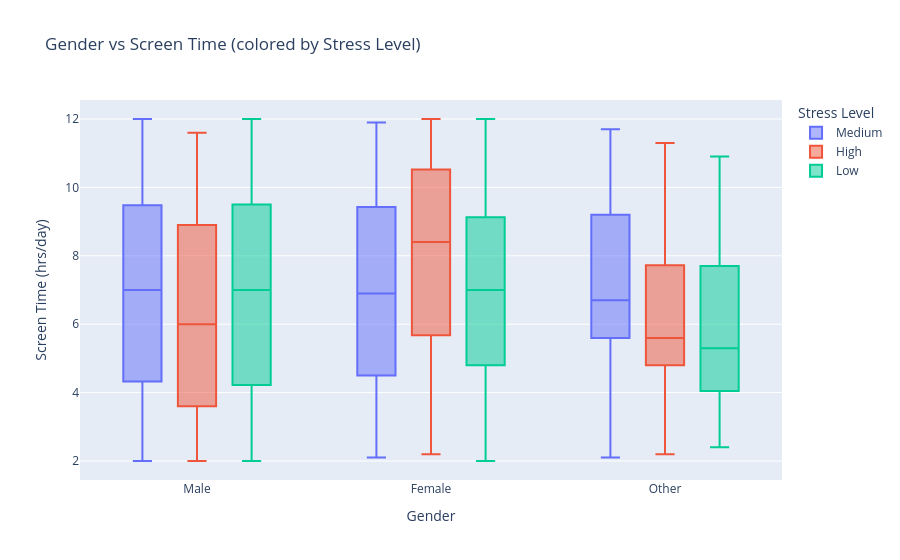
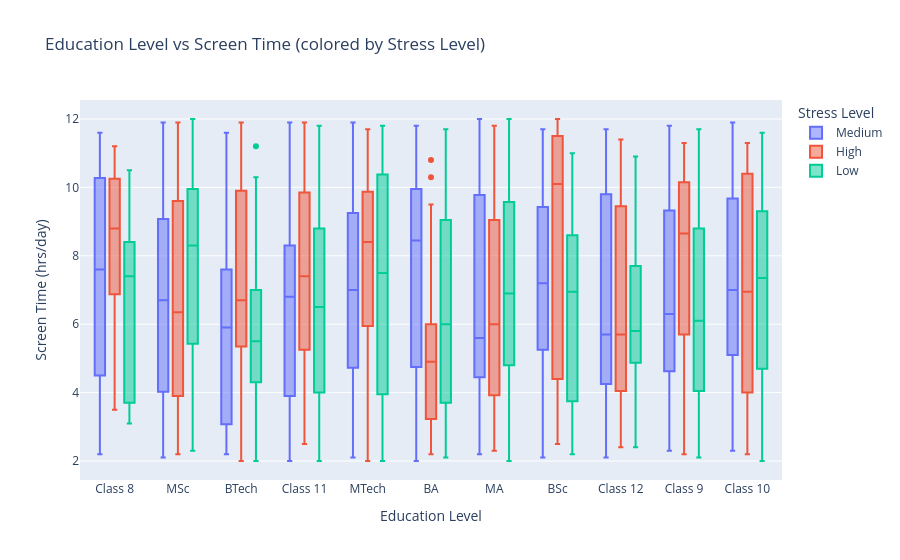
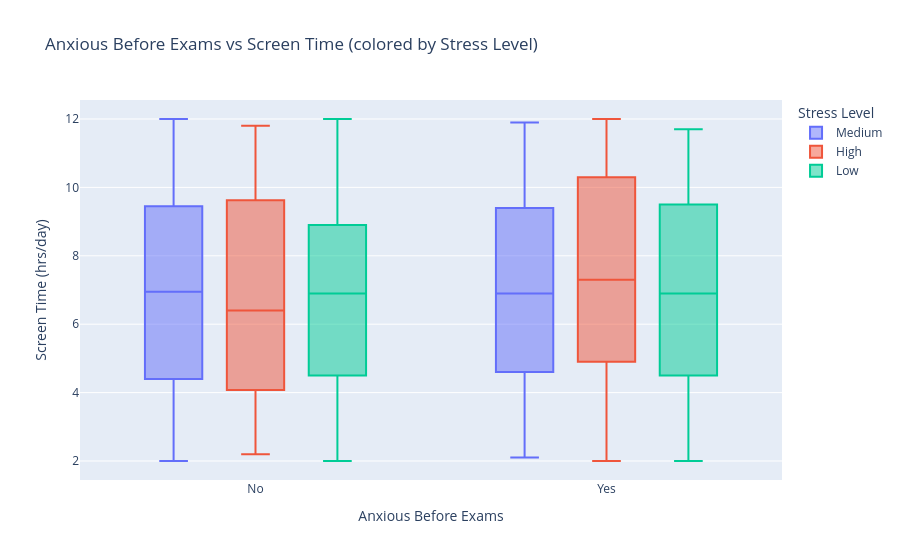

Write notebook code for charts like these, in order.
### Code cell
cat_cols = ['Gender', 'Education Level', 'Anxious Before Exams', 'Academic Performance Change']

for col in cat_cols:
    fig = px.box(df, x=col, y='Screen Time (hrs/day)', color='Stress Level',
                 title=f'{col} vs Screen Time (colored by Stress Level)',
                 #category_orders={'Stress Level': ['Low', 'Medium', 'High']}
                 )
    fig.show()

### Figure 1 — Plotly figure (JSON) as saved in the notebook; plotly's stock layout.template omitted (floating-point values rounded to 4 significant figures; data arrays with more than 128 entries replaced by an {"elided": "..."} marker saying what was removed)
{"data": [{"alignmentgroup": "True", "hovertemplate": "Stress Level=Medium<br>Gender=%{x}<br>Screen Time (hrs/day)=%{y}<extra></extra>", "legendgroup": "Medium", "marker": {"color": "#636efa"}, "name": "Medium", "notched": false, "offsetgroup": "Medium", "orientation": "v", "showlegend": true, "type": "box", "x": {"elided": "492 str values"}, "x0": " ", "xaxis": "x", "y": {"elided": "492 float values"}, "y0": " ", "yaxis": "y"}, {"alignmentgroup": "True", "hovertemplate": "Stress Level=High<br>Gender=%{x}<br>Screen Time (hrs/day)=%{y}<extra></extra>", "legendgroup": "High", "marker": {"color": "#EF553B"}, "name": "High", "notched": false, "offsetgroup": "High", "orientation": "v", "showlegend": true, "type": "box", "x": {"elided": "181 str values"}, "x0": " ", "xaxis": "x", "y": {"elided": "181 float values"}, "y0": " ", "yaxis": "y"}, {"alignmentgroup": "True", "hovertemplate": "Stress Level=Low<br>Gender=%{x}<br>Screen Time (hrs/day)=%{y}<extra></extra>", "legendgroup": "Low", "marker": {"color": "#00cc96"}, "name": "Low", "notched": false, "offsetgroup": "Low", "orientation": "v", "showlegend": true, "type": "box", "x": {"elided": "327 str values"}, "x0": " ", "xaxis": "x", "y": {"elided": "327 float values"}, "y0": " ", "yaxis": "y"}], "layout": {"boxmode": "group", "legend": {"title": {"text": "Stress Level"}, "tracegroupgap": 0}, "title": {"text": "Gender vs Screen Time (colored by Stress Level)"}, "xaxis": {"anchor": "y", "domain": [0, 1], "title": {"text": "Gender"}}, "yaxis": {"anchor": "x", "domain": [0, 1], "title": {"text": "Screen Time (hrs/day)"}}}}

### Figure 2 — Plotly figure (JSON) as saved in the notebook; plotly's stock layout.template omitted (floating-point values rounded to 4 significant figures; data arrays with more than 128 entries replaced by an {"elided": "..."} marker saying what was removed)
{"data": [{"alignmentgroup": "True", "hovertemplate": "Stress Level=Medium<br>Education Level=%{x}<br>Screen Time (hrs/day)=%{y}<extra></extra>", "legendgroup": "Medium", "marker": {"color": "#636efa"}, "name": "Medium", "notched": false, "offsetgroup": "Medium", "orientation": "v", "showlegend": true, "type": "box", "x": {"elided": "492 str values"}, "x0": " ", "xaxis": "x", "y": {"elided": "492 float values"}, "y0": " ", "yaxis": "y"}, {"alignmentgroup": "True", "hovertemplate": "Stress Level=High<br>Education Level=%{x}<br>Screen Time (hrs/day)=%{y}<extra></extra>", "legendgroup": "High", "marker": {"color": "#EF553B"}, "name": "High", "notched": false, "offsetgroup": "High", "orientation": "v", "showlegend": true, "type": "box", "x": {"elided": "181 str values"}, "x0": " ", "xaxis": "x", "y": {"elided": "181 float values"}, "y0": " ", "yaxis": "y"}, {"alignmentgroup": "True", "hovertemplate": "Stress Level=Low<br>Education Level=%{x}<br>Screen Time (hrs/day)=%{y}<extra></extra>", "legendgroup": "Low", "marker": {"color": "#00cc96"}, "name": "Low", "notched": false, "offsetgroup": "Low", "orientation": "v", "showlegend": true, "type": "box", "x": {"elided": "327 str values"}, "x0": " ", "xaxis": "x", "y": {"elided": "327 float values"}, "y0": " ", "yaxis": "y"}], "layout": {"boxmode": "group", "legend": {"title": {"text": "Stress Level"}, "tracegroupgap": 0}, "title": {"text": "Education Level vs Screen Time (colored by Stress Level)"}, "xaxis": {"anchor": "y", "domain": [0, 1], "title": {"text": "Education Level"}}, "yaxis": {"anchor": "x", "domain": [0, 1], "title": {"text": "Screen Time (hrs/day)"}}}}

### Figure 3 — Plotly figure (JSON) as saved in the notebook; plotly's stock layout.template omitted (floating-point values rounded to 4 significant figures; data arrays with more than 128 entries replaced by an {"elided": "..."} marker saying what was removed)
{"data": [{"alignmentgroup": "True", "hovertemplate": "Stress Level=Medium<br>Anxious Before Exams=%{x}<br>Screen Time (hrs/day)=%{y}<extra></extra>", "legendgroup": "Medium", "marker": {"color": "#636efa"}, "name": "Medium", "notched": false, "offsetgroup": "Medium", "orientation": "v", "showlegend": true, "type": "box", "x": {"elided": "492 str values"}, "x0": " ", "xaxis": "x", "y": {"elided": "492 float values"}, "y0": " ", "yaxis": "y"}, {"alignmentgroup": "True", "hovertemplate": "Stress Level=High<br>Anxious Before Exams=%{x}<br>Screen Time (hrs/day)=%{y}<extra></extra>", "legendgroup": "High", "marker": {"color": "#EF553B"}, "name": "High", "notched": false, "offsetgroup": "High", "orientation": "v", "showlegend": true, "type": "box", "x": {"elided": "181 str values"}, "x0": " ", "xaxis": "x", "y": {"elided": "181 float values"}, "y0": " ", "yaxis": "y"}, {"alignmentgroup": "True", "hovertemplate": "Stress Level=Low<br>Anxious Before Exams=%{x}<br>Screen Time (hrs/day)=%{y}<extra></extra>", "legendgroup": "Low", "marker": {"color": "#00cc96"}, "name": "Low", "notched": false, "offsetgroup": "Low", "orientation": "v", "showlegend": true, "type": "box", "x": {"elided": "327 str values"}, "x0": " ", "xaxis": "x", "y": {"elided": "327 float values"}, "y0": " ", "yaxis": "y"}], "layout": {"boxmode": "group", "legend": {"title": {"text": "Stress Level"}, "tracegroupgap": 0}, "title": {"text": "Anxious Before Exams vs Screen Time (colored by Stress Level)"}, "xaxis": {"anchor": "y", "domain": [0, 1], "title": {"text": "Anxious Before Exams"}}, "yaxis": {"anchor": "x", "domain": [0, 1], "title": {"text": "Screen Time (hrs/day)"}}}}
